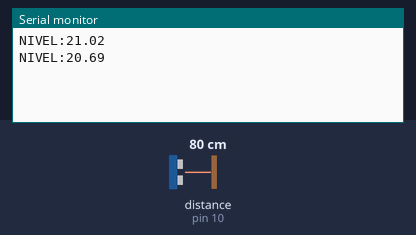
Simulated run of this program. Board: Arduino Uno, built with avr-gcc and run on an emulated ATmega328P. Shown: the last lines printed to the serial monitor. Wiring (inferred from the names in the program): ultrasonic range finder: trigger pin 9; echo pin 10. Inputs (shaded band) come from the test bench; at power-on: distance to the obstacle (sensor on pin 10) 80 cm. The echo pulse lasts 58.3 µs per cm.

Above: at 5.8 s.
5.9 s: distance to the obstacle (sensor on pin 10) set to 2 cm
At 10.5 s:
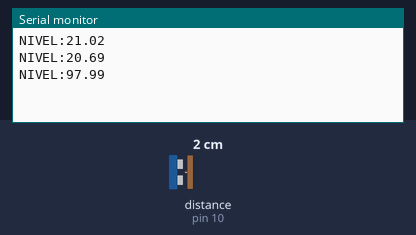
11.9 s: distance to the obstacle (sensor on pin 10) set to 4 cm
At 15.5 s:
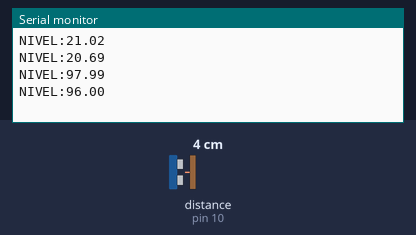
Timing chart, 0 to 17.0 s (numbered marks = the images above; inputs shaded):
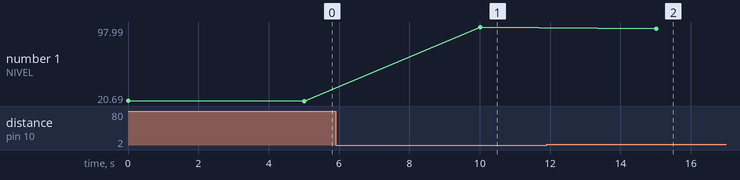

Measured:
- after the input at 5.9 s, the serial monitor: prints a new line after 4.1 s (image 1)
- after the input at 11.9 s, the serial monitor: prints a new line after 3.1 s (image 2)
- plotted number 1: 20.69 → 97.99 after the input at 5.9 s, 97.99 → 96 after the input at 11.9 s

The program:

main.cpp
```cpp
#include <Arduino.h>

const int trigPin = 9;
const int echoPin = 10;
const float ALTURA_CAIXA_CM = 100.0;

void setup() {
  Serial.begin(9600);
  pinMode(trigPin, OUTPUT);
  pinMode(echoPin, INPUT);
}

void loop() {
  digitalWrite(trigPin, LOW);
  delayMicroseconds(2);
  digitalWrite(trigPin, HIGH);
  delayMicroseconds(10);
  digitalWrite(trigPin, LOW);

  long duracao = pulseIn(echoPin, HIGH);
  float distancia = duracao * 0.034 / 2;
  float nivel = ALTURA_CAIXA_CM - distancia;
  float porcentagem = constrain((nivel / ALTURA_CAIXA_CM) * 100, 0, 100);

  Serial.print("NIVEL:");
  Serial.println(porcentagem);

  delay(5000);
}
```
